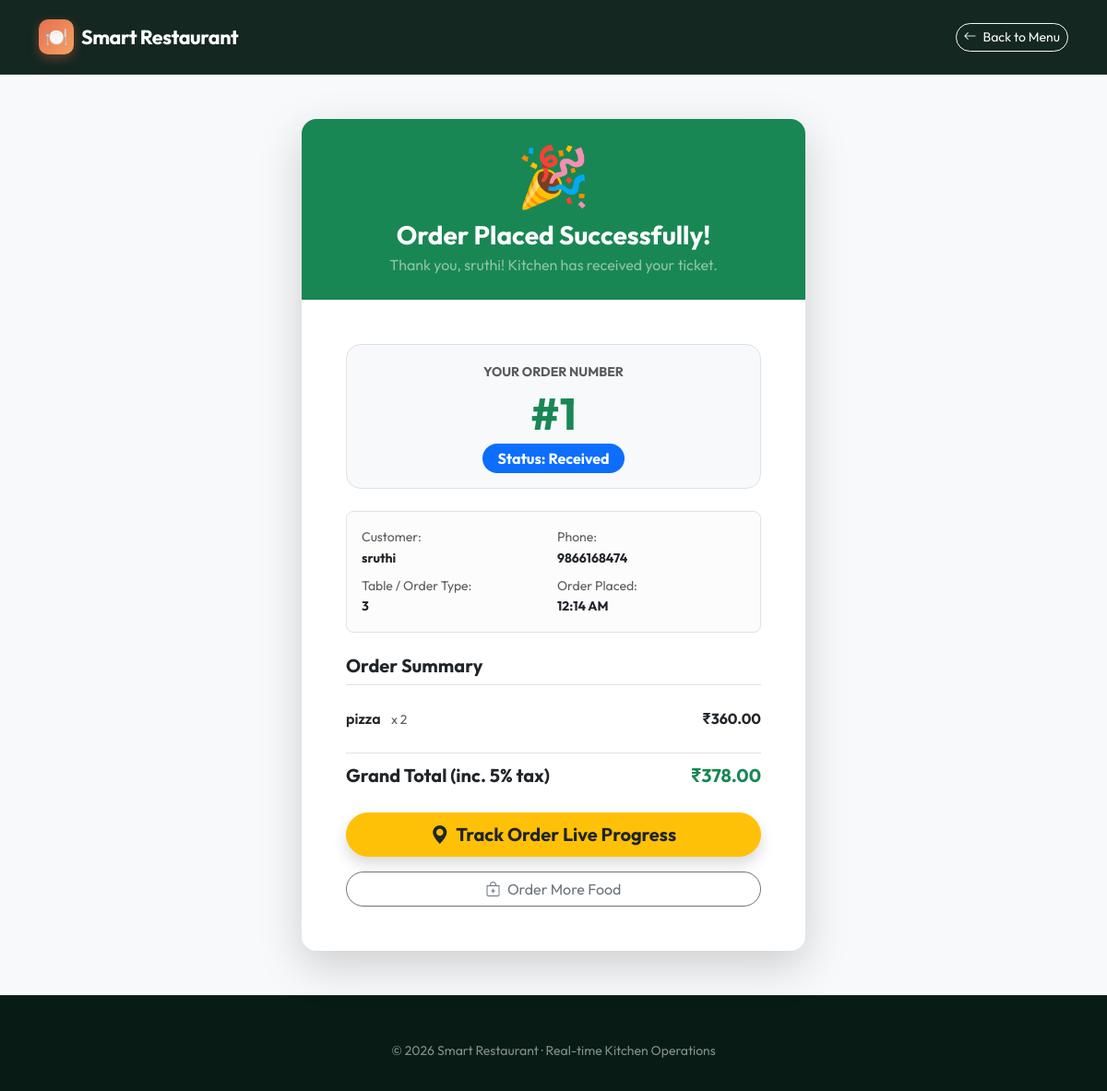
Before: /order-success/1/ with the older database file.
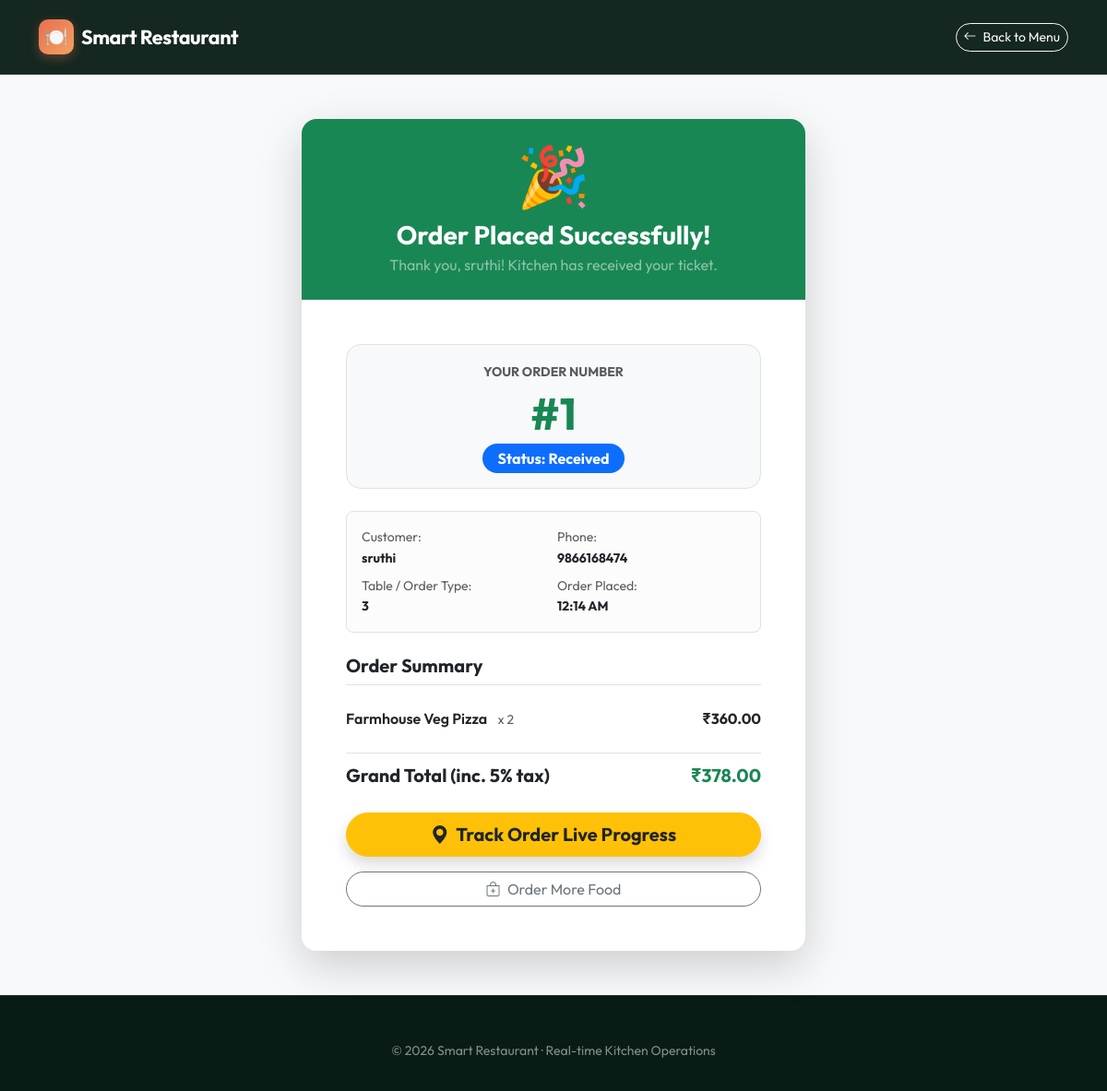
After: the same page with the newer database file.
### restaurant_app/models.py (models this page shows, shortened)
class OrderItem(models.Model):
    order = models.ForeignKey(
        Order,
        on_delete=models.CASCADE,
        related_name="items"
    )
    menu_item = models.ForeignKey(
        MenuItem,
        on_delete=models.PROTECT
    )
    quantity = models.PositiveIntegerField(default=1)
    price = models.DecimalField(max_digits=8, decimal_places=2)
    @property
    def subtotal(self):
        return self.quantity * self.price

class MenuItem(models.Model):
    category = models.ForeignKey(
        Category,
        on_delete=models.PROTECT,
        related_name="items"
    )
    name = models.CharField(max_length=150)
    description = models.TextField(blank=True)
    price = models.DecimalField(max_digits=8, decimal_places=2)
    is_vegetarian = models.BooleanField(default=True)
    is_available = models.BooleanField(default=True)
    image_url = models.URLField(blank=True)
    class Meta:
        ordering = ["category__name", "name"]

### restaurant_app/views.py (the view)
# urls.py: path("order-success/<int:order_id>/", views.order_success, name="order_success"),
def order_success(request, order_id):
    order = get_object_or_404(
        Order.objects.prefetch_related("items__menu_item"),
        id=order_id
    )
    return render(
        request,
        "restaurant_app/order_success.html",
        {"order": order}
    )

### restaurant_app/templates/restaurant_app/order_success.html (shortened to what the changed rows need)
{% load static %}
<!DOCTYPE html>
<html lang="en">
<head>
    <link href="https://cdn.jsdelivr.net/npm/bootstrap@5.3.3/dist/css/bootstrap.min.css" rel="stylesheet">
    <link href="https://cdn.jsdelivr.net/npm/bootstrap-icons@1.11.3/font/bootstrap-icons.min.css" rel="stylesheet">
    <link rel="stylesheet" href="{% static 'css/style.css' %}">
</head>
<body class="bg-light">
    <main class="container my-5">
        <div class="row justify-content-center">
            <div class="col-12 col-md-8 col-lg-6">
                <div class="card border-0 shadow-lg rounded-4 overflow-hidden text-center">
                    <div class="bg-success text-white py-4 px-3 position-relative">
                        <h1 class="h3 fw-bold mb-1">Order Placed Successfully!</h1>
                    </div>
                    <div class="card-body p-4 p-md-5">
                        <div class="text-start mb-4">
                            <div class="list-group list-group-flush mb-3">
                                {% for item in order.items.all %}
                                    <div class="list-group-item px-0 d-flex justify-content-between align-items-center">
                                        <div>
                                            <span class="fw-semibold">{{ item.menu_item.name }}</span>
                                            <span class="text-muted small ms-2">x {{ item.quantity }}</span>
                                        </div>
                                        <div class="fw-bold">
                                            ₹{{ item.subtotal|floatformat:2 }}
                                        </div>
                                    </div>
                                {% endfor %}
                            </div>
                        </div>
                    </div>
                </div>
            </div>
        </div>
    </main>
</body>
</html>

Changed rows visible on the page:
changed through a linked row, OrderItem: menu_item.name "pizza" → "Farmhouse Veg Pizza"
